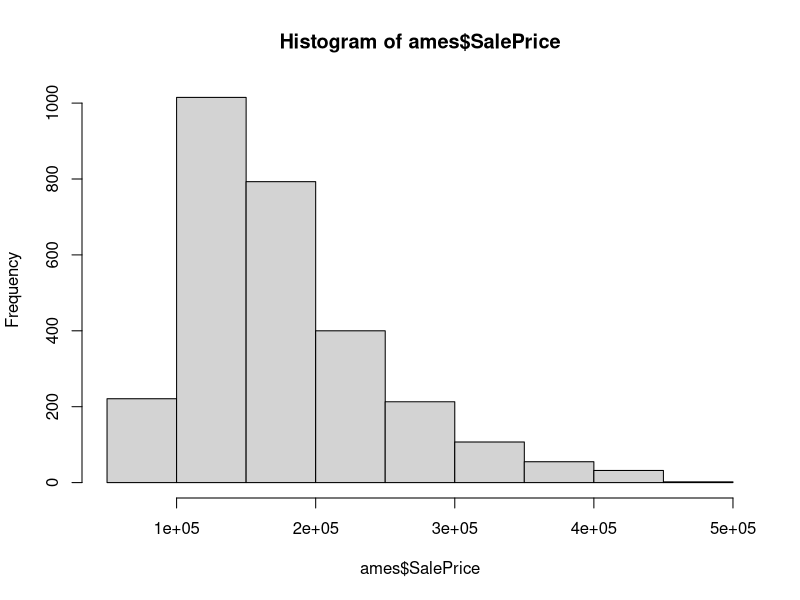
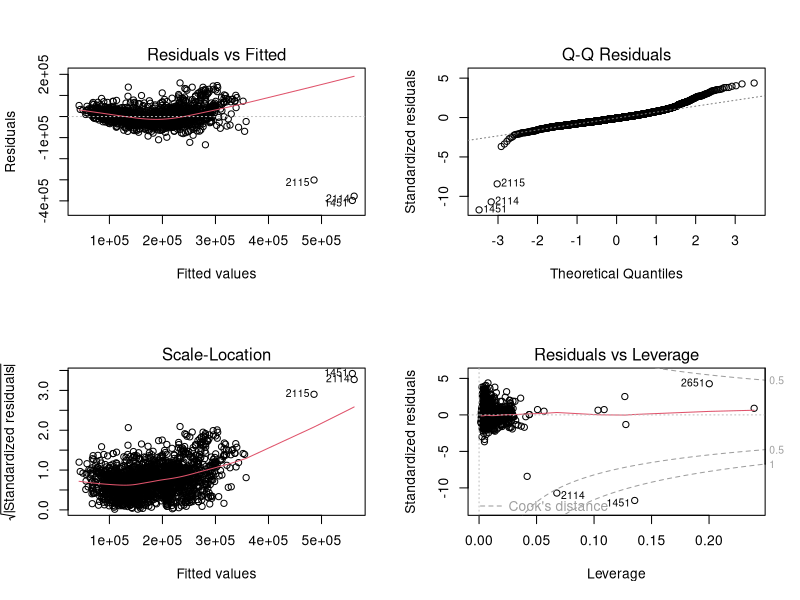

The R script that drew these images, in order:
# 15.701 HW 1
# Names: Riley Foreman
# Time Spent: 2:00

# Load tidyverse library (need it for correlation matrix later)
library("tidyverse")

# Set work directory

# Load in dataset
ames = read.csv("AmesSales.csv")

# Make sure variable 'SalePrice' is encoded as a numeric variable (not factor)
ames$SalePrice = as.numeric(ames$SalePrice)

###----------------
### 1a
###----------------
summary(ames$SalePrice)
hist(ames$SalePrice)

###----------------
### 1b
###----------------
# Train/test split
library("caret")
RNGkind(sample.kind = "Rounding")
set.seed(310)
idx = createDataPartition(ames$SalePrice, p = 0.70, list = FALSE)
train = ames[idx,]
test = ames[-idx,]

# Check
mean(train$SalePrice)
# Should be 178635.7

# Train linear regression model to predict SalesPrice using all other variables
mod1 <- lm(SalePrice~., data=train)
summary(mod1)
# The multiple R-squared is 0.7369

###----------------
### 1c
###----------------
# Plot the regression model
par(mfrow=c(2,2)) #create two rows and columns in the plot window plot(model)
plot(mod1)
par(mfrow=c(1,1)) #reset the plot window to default settings

# Identify outliers
# NOTE: Row names are strings
outliers=c("1451", "2114", "2115")
print(train[outliers ,])
# Data summary
summary(train)

###----------------
### 1d
###----------------
# Remove outliers from training set
train2 = ames[setdiff(idx,outliers), ]

# Train a new regression model without the outliers using all variables
mod2 <- lm(SalePrice~., data=train2)
summary(mod2)
# The multiple R-squared is 0.7845

###----------------
### 1e
###----------------
# Check for correlations among the numerical variables in train2 data
# Remove variable 'BldgType' because it is categorical
numeric_vars <- select(train2, -BldgType)
# Round correlation matrix to 2 decimals
coreMatrix <- round(cor(numeric_vars, y=NULL, use="everything"),2)
# Take a look. Assume variables are correlated at 0.75 level
coreMatrix
# 'LivArea' and 'TotalRooms' are correlated at 0.80 (what we expected)

###----------------
### 1g
###----------------
mod3 <- lm(SalePrice~BldgType+YearBuilt+Fireplaces+GarageArea+PoolArea+LivArea,
           data=train2)
summary(mod3)
# The multiple R-squared is 0.7592

# Add 'prediction' column to train2 data with predicted sale price using mod3
pred_train_mod3 <- predict(mod3, newdata=train2)
train2 = mutate(train2, prediction = pred_train_mod3)
view(train2)

# Make predictions using mod3 on the test set
pred_test_mod3 <- predict(mod3, newdata=test)

# Calculate OSR2 for mod3
resid_test <- test$SalePrice - pred_test_mod3
SSR_test = sum((resid_test)^2)
baseline_train = mean(train2$SalePrice)
SST_test = sum((test$SalePrice - baseline_train)^2)
# Note: we use the baseline computed on the train data
R2_test = 1 - SSR_test / SST_test
R2_test
# OSR2 for mod3 is 0.742

# -------------------------------------
# Repeat above OSR2 calculation for mod2
#--------------------------------------
# Add 'prediction_2' column to train2 data with predicted sale price using mod2
pred_train_mod2 <- predict(mod2, newdata=train2)
train2 = mutate(train2, prediction_2 = pred_train_mod2)
view(train2)

# Make predictions using mod2 on the test set
pred_test_mod2 <- predict(mod2, newdata=test)

# Calculate OSR2 for mod2
resid_test_2 <- test$SalePrice - pred_test_mod2
SSR_test_2 = sum((resid_test_2)^2)
SST_test_2 = sum((test$SalePrice - baseline_train)^2)
# Note: we use the baseline computed on the train data
R2_test_2 = 1 - SSR_test_2 / SST_test_2
R2_test_2
# OSR2 for mod2 is 0.774

